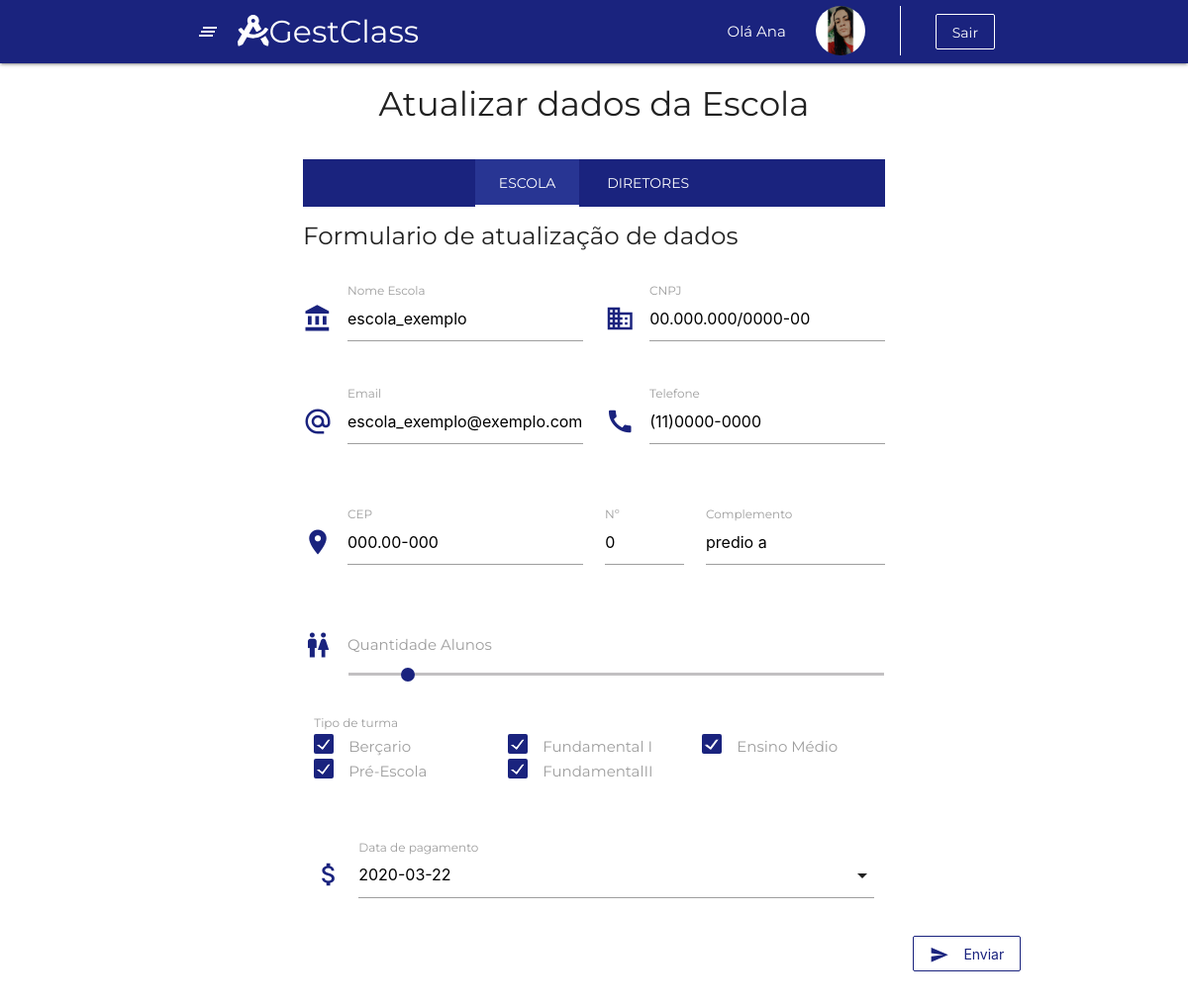
/dadosEscola.html.php?id_escola=1 (signed in), run on an earlier commit of the app's database.
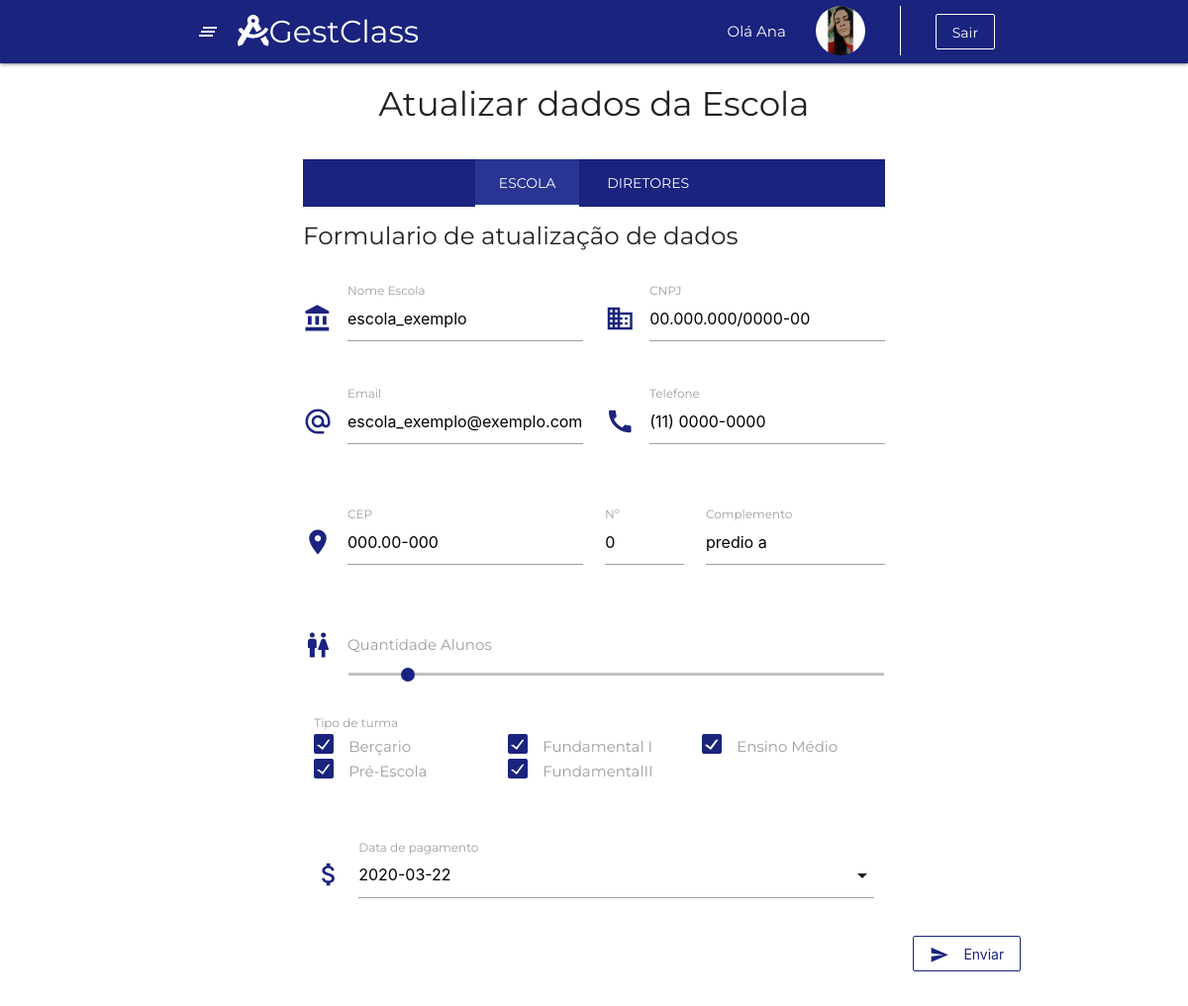
And on a later commit of the database.
### tables this page shows
CREATE TABLE escola (
	ID_escola INTEGER NOT NULL PRIMARY KEY AUTO_INCREMENT UNIQUE,
    nome_escola VARCHAR(70) NOT NULL,
	cep VARCHAR (10) NOT NULL,
    numero INTEGER NOT NULL,
    complemento VARCHAR (40),
    CNPJ VARCHAR(18) NOT NULL UNIQUE,
    telefone VARCHAR(14) NOT NULL,
    email VARCHAR(65) NOT NULL UNIQUE,
    quantidade_alunos INTEGER,
	data_pagamento_escola DATE NOT NULL,
    turma_bercario BOOLEAN, 
    turma_pre_escola BOOLEAN,
    turma_fundamental_I BOOLEAN,
    turma_fundamental_II BOOLEAN,
    turma_medio BOOLEAN 
);

### dadosEscola.html.php (the view, shortened to what the changed rows need)
<!DOCTYPE html>
<html lang="pt">
<head>
    <link rel="stylesheet" type="text/css" href="node_modules/materialize-css/dist/css/materialize.min.css" />
    <link rel="stylesheet" type="text/css" href="css/default.css" />
    <link rel="stylesheet" type="text/css" href="css/cadastroEscola.css" />
</head>
<body>
    <?php
    require_once 'reqMenuAdm.php';
    include_once 'php/conexao.php';
    $id_escola = $_GET["id_escola"];
    $query = $conn->prepare("select * from escola where id_escola=$id_escola");
    $query->execute();
    $dados = $query->fetch(PDO::FETCH_ASSOC);
    ?>
    <div class="container ">
        <h4 class="center-align">Atualizar dados da Escola</h4><br>
        <div id="dadosEscola">
            <form id="adicionarEscola" class="col s12" method="POST" action="php/dadosEscola.php">
                <div class="row">
                    <div class="col s12 m12 l12">
                        <div class="container">
                            <h5>Formulario de atualização de dados</h5><br>
                            <div class="row">
                                <div class="input-field col s12 m6 l6">
                                    <i class="material-icons prefix blue-icon">account_balance</i>
                                    <input id="icon_titulo" type="text" name="nome_escola" id="nome_escola"
                                        class="validate" value="<?php echo $dados["nome_escola"]?>">
                                    <label for="icon_titulo">Nome Escola</label>
                                </div>
                                <div class="input-field col s12 m6 l6 ">
                                    <i class="material-icons prefix blue-icon">business</i>
                                    <input placeholder="00.000.000/0000-00" name="cnpj" id="cnpj" type="text"
                                        class="validate" data-mask="00.000.000/0000-00"
                                        value="<?php echo $dados["CNPJ"]?>">
                                    <label for="first_name">CNPJ</label>
                                </div>
                            </div>
                            <div class="row">
                                <div class="input-field col s12 m6 l6 ">
                                    <i class="material-icons prefix blue-icon">alternate_email</i>
                                    <input placeholder="gestclass@enterprise.com" name="email" id="email" type="email"
                                        class="validate" value="<?php echo $dados["email"]?>">
                                    <label for="email">Email</label>
                                    <span class="helper-text" data-error="wrong" data-success="right"></span>
                                </div>
                                <div class="input-field col s12 m6 l6 ">
                                    <i class="material-icons prefix blue-icon">call</i>
                                    <input placeholder="(11) 95945-7809" name="telefone" id="telefone" type="text"
                                        class="validate" data-mask="(00) 00000-0000"
                                        value="<?php echo $dados["telefone"]?>">
                                    <label for="first_name">Telefone</label>
                                </div>
                            </div>
                            <div class="row">
                                <div class="input-field col s6">
                                    <i class="material-icons prefix blue-icon">location_on</i>
                                    <input data-mask="00000-000" placeholder="08574-310" name="cep" id="cep" type="text"
                                        class="validate" value="<?php echo $dados["cep"]?>">
                                    <label for="first_name">CEP</label>
                                </div>
                                <div class="input-field col s2">
                                    <input placeholder="Número" name="numero" id="numero" type="text" class="validate"
                                        value="<?php echo $dados["numero"]?>">
                                    <label for="first_name">Nº</label>
                                </div>
                                <div class="input-field col s4">
                                    <input placeholder="Complemento" name="complemento" id="complemento" type="text"
                                        class="validate" value="<?php echo $dados["complemento"]?>">
                                    <label for="first_name">Complemento</label>
                                </div>
                            </div>
                            <div class="row">
                                <div class="input-field col s12 m12 l12 ">
                                    <label for="icon_telephone">Quantidade Alunos
                                        <input type="range" id="qtd" min="0" max="5000" name="quantidade_alunos"
                                            value="<?php echo $dados["quantidade_alunos"]?>" /></label>
                                </div><br><br><br><br>
                            </div>
                        </div>
                    </div>
                </div>
            </form>
        </div>
    </div>
</body>
</html>

What changed in the data, as far as the page shows it:
changed escola "escola_exemplo": telefone "(11)0000-0000" → "(11) 0000-0000"
